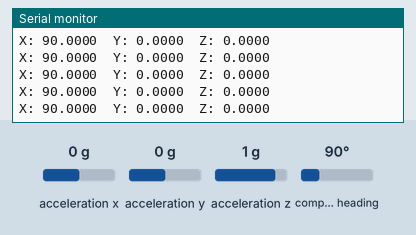
A sketch run on a simulated Arduino Uno, built with avr-gcc and run on an emulated ATmega328P. Parts: the last lines printed to the serial monitor. Inputs (shaded band) come from the test bench; at power-on: acceleration x 0 g, acceleration y 0 g, acceleration z 1 g, compass heading 90°.

Above: at 2.2 s.
2.3 s: acceleration x set to -1.4 g
At 2.35 s:
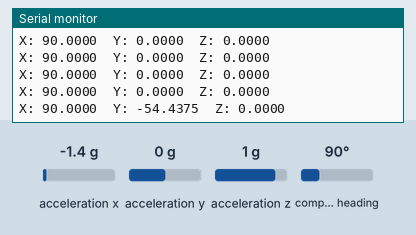
3.8 s: acceleration y set to -1.4 g
At 3.8 s:
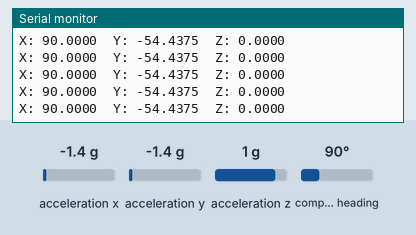
5.3 s: acceleration z set to -1.4 g
At 5.36 s:
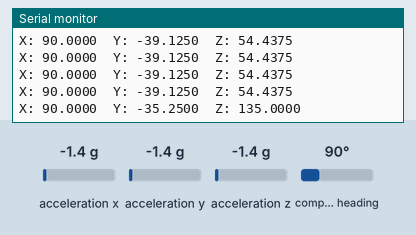
6.8 s: compass heading set to 7°
At 6.81 s:
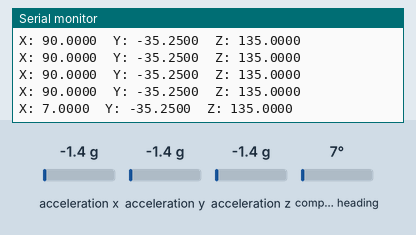
Timing chart, 0 to 9.3 s (numbered marks = the images above; inputs shaded):
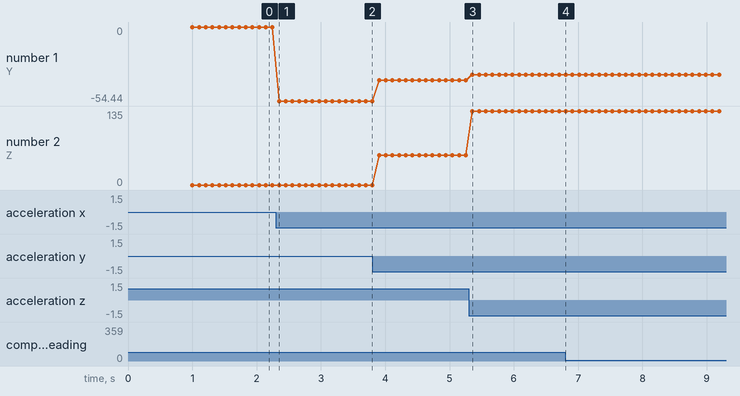

The sketch:

reduced_bno055.ino
```cpp
#include <Wire.h>
#include <Adafruit_Sensor.h>
#include <Adafruit_BNO055.h>
#include <utility/imumaths.h>

#define BNO055_SAMPLERATE_DELAY_MS (100)

Adafruit_BNO055 bno = Adafruit_BNO055(55);


void setup(void)
{
  Serial.begin(9600);

  while (!Serial) {
    delay(1);
  }
  bno.begin();

  delay(1000);
  bno.setExtCrystalUse(true);
}

void loop(void)
{
  /* Get a new sensor event */
  sensors_event_t event;
  bno.getEvent(&event);

  /* Display the floating point data */
  Serial.print("X: ");
  Serial.print(event.orientation.x, 4);
  Serial.print("\tY: ");
  Serial.print(event.orientation.y, 4);
  Serial.print("\tZ: ");
  Serial.print(event.orientation.z, 4);

  /* New line for the next sample */
  Serial.println("");

  /* Wait the specified delay before requesting nex data */
  delay(BNO055_SAMPLERATE_DELAY_MS);
}
```

Measured:
- after the input at 2.3 s, the serial monitor: prints a new line after 0.05 s (image 1)
- after the input at 5.3 s, the serial monitor: prints a new line after 0.06 s (image 3)
- after the input at 6.8 s, the serial monitor: prints a new line at once (image 4)
- plotted number 1: 0 → -54.44 after the input at 2.3 s, -54.44 → -39.12 after the input at 3.8 s, -39.12 → -35.25 after the input at 5.3 s
- plotted number 2: 0 → 54.44 after the input at 3.8 s, 54.44 → 135 after the input at 5.3 s
